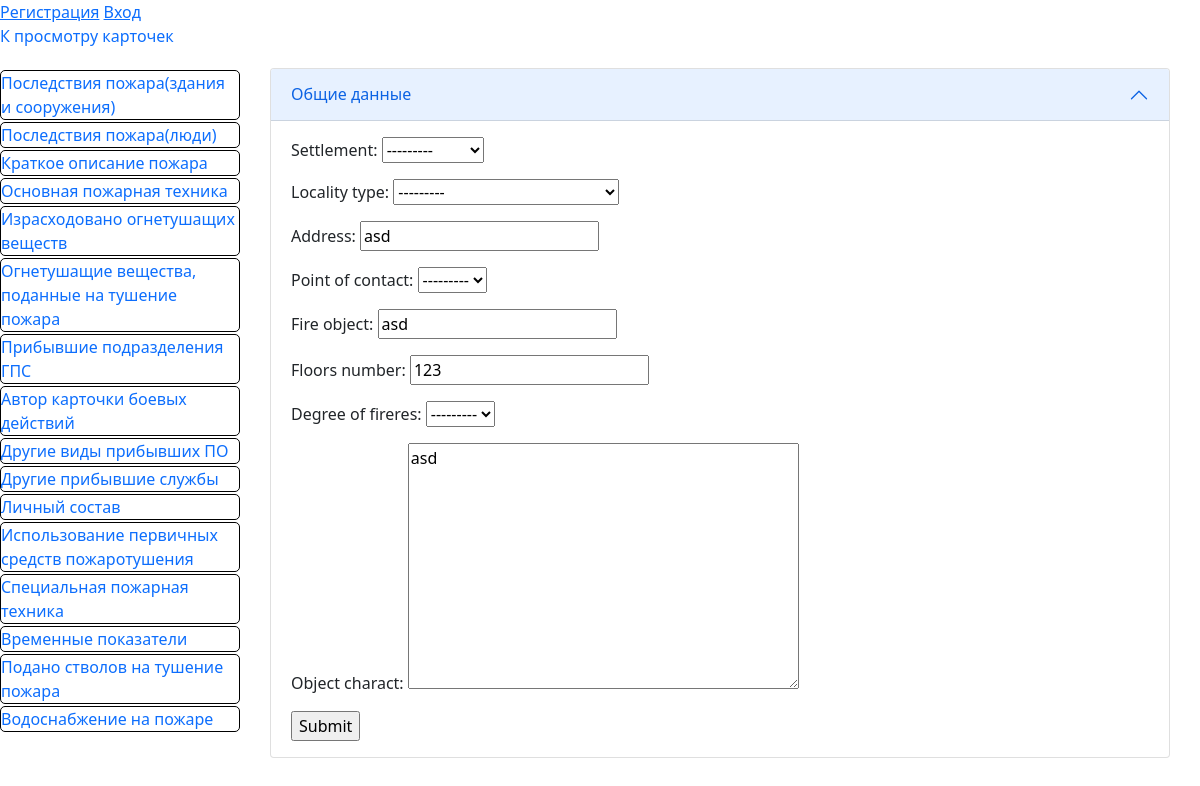
The app's page /card/1/, older data.
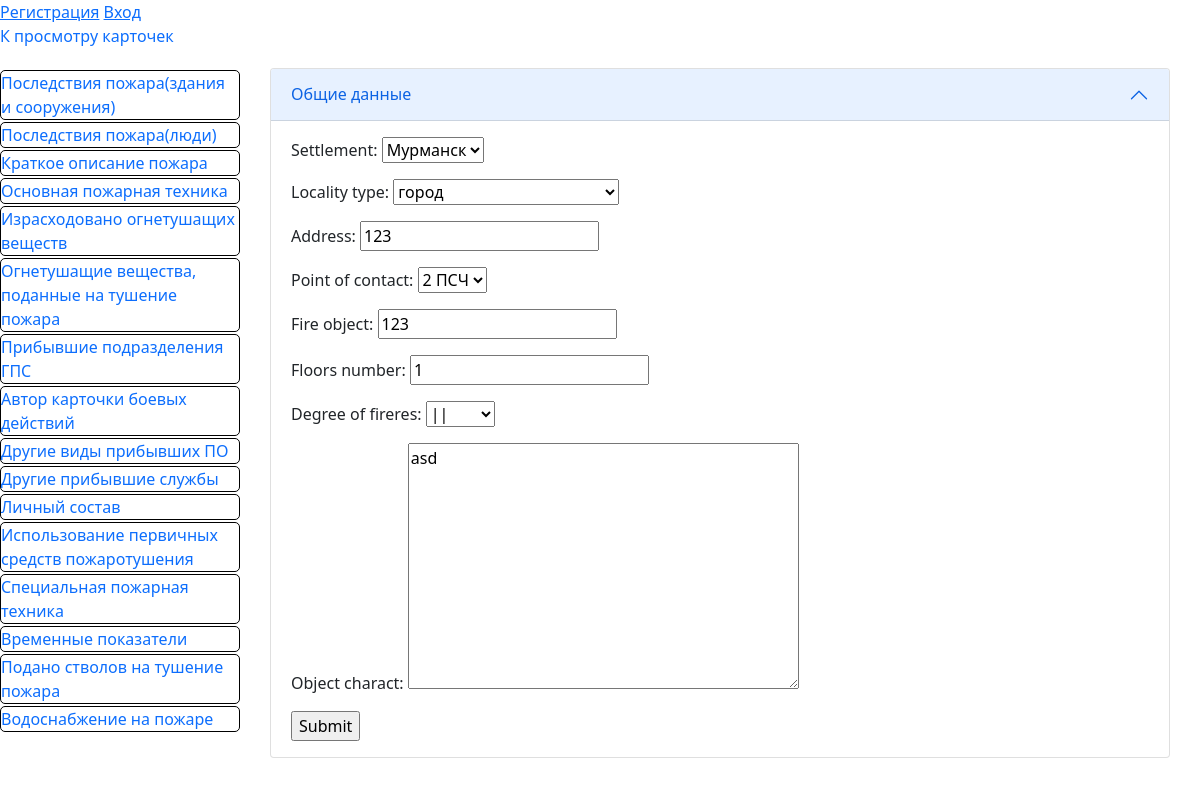
The same page, newer data.
### fire/models.py (models this page shows)
class GeneralData(models.Model):
    sattelment_choices = [("murmansk", "Мурманск")]
    locality_type_choices = [
        ("town", "город"),
        ("village", "село"),
        ("township", "поселок"),
        ("station", "станция"),
        ("siding", "разъезд"),
        ("oth_locals", "иные населённые пункты"),
    ]
    pof_choices = [("fs_1", "1 ПСЧ"), ("fs_2", "2 ПСЧ")]
    dof_choices = [
        (1, "|"),
        (2, "||"),
        (3, "|||"),
    ]
    card_id = models.AutoField(primary_key=True)
    settlement = models.CharField(
        max_length=300, null=False, blank=False, choices=sattelment_choices
    )
    locality_type = models.CharField(
        max_length=300, null=False, blank=False, choices=locality_type_choices
    )
    address = models.CharField(max_length=300, null=False, blank=False)
    point_of_contact = models.CharField(
        max_length=300, null=False, blank=False, choices=pof_choices
    )
    fire_object = models.CharField(max_length=300, null=False, blank=False)
    floors_number = models.IntegerField(null=True, blank=True)
    degree_of_fireres = models.IntegerField(null=True, blank=True, choices=dof_choices)
    object_charact = models.TextField(null=False, blank=False)
    update = models.DateTimeField(auto_now=True, null=True, blank=True)

### fire/views.py (the view)
# urls.py: path('card', views.card_page, name="card-create"),
def card_page(request, card_id=None):
    if request.method == "POST":
        if card_id:
            gd = get_object_or_404(GeneralData, card_id=card_id)
        else:
            gd = None
        gd_form = GeneralDataForm(data=request.POST, instance=gd)
        if gd_form.is_valid():
            gd = gd_form.save()
            return HttpResponseRedirect(resolve_url("card-edit", card_id=gd.card_id))
        else:
            return render(
                request,
                "general_data.html",
                context={"card_id": card_id, "gd_form": gd_form},
            )
    else:
        if card_id:
            gd = get_object_or_404(GeneralData, card_id=card_id)
        else:
            gd = None
        gd_form = GeneralDataForm(instance=gd)
    context = {
        "card_id": card_id,
        "gd_form": gd_form,
    }
    return render(request, "general_data.html", context=context)

### fire/forms.py
class GeneralDataForm(ModelForm):
    class Meta:
        model = GeneralData
        fields = [
            "settlement",
            "locality_type",
            "address",
            "point_of_contact",
            "fire_object",
            "floors_number",
            "degree_of_fireres",
            "object_charact",
        ]

### fire/templates/general_data.html (shortened to what this page needs)
{% extends 'base_card.html' %}
{% block card_info %}
<div class="accordion" id="accordionPanelsStayOpenExample">
  <div class="accordion-item">
    <h2 class="accordion-header" id="panelsStayOpen-headingOne">
      <button
        class="accordion-button"
        type="button"
      >
        Общие данные
      </button>
    </h2>
    <div
      id="panelsStayOpen-collapseOne"
    >
      <div class="accordion-body">
        <form
          action=
            {% if card_id %}
              {% url 'card-edit' card_id %}
            {% else %}
            {% url 'card-create'  %}
              {% endif %}
          method="POST">
          {{ gd_form.as_p }}
          <input type="submit" value="Submit">
        </form>
      </div>
    </div>
  </div>
</div>
</div>
{% endblock card_info %}

Row changes from the older to the newer data that the page shows:
changed GeneralData "asd": settlement "---------" → "Мурманск"; locality_type "---------" → "город"; address "asd" → "123"; point_of_contact "---------" → "2 ПСЧ"; fire_object "asd" → "123"; floors_number "123" → "1"; degree_of_fireres "---------" → "||"
